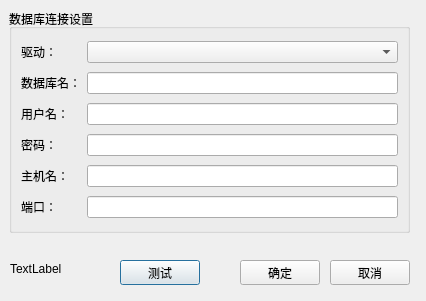
<?xml version="1.0" encoding="UTF-8"?>
<ui version="4.0">
 <class>DBConnectDlg</class>
 <widget class="QDialog" name="DBConnectDlg">
  <property name="geometry">
   <rect>
    <x>0</x>
    <y>0</y>
    <width>426</width>
    <height>301</height>
   </rect>
  </property>
  <property name="windowTitle">
   <string>ConnectionConfig</string>
  </property>
  <property name="modal">
   <bool>true</bool>
  </property>
  <widget class="QGroupBox" name="groupBox">
   <property name="geometry">
    <rect>
     <x>9</x>
     <y>9</y>
     <width>401</width>
     <height>224</height>
    </rect>
   </property>
   <property name="title">
    <string>数据库连接设置</string>
   </property>
   <layout class="QGridLayout" name="gridLayout_2">
    <item row="2" column="1">
     <widget class="QLineEdit" name="ledtUserName"/>
    </item>
    <item row="0" column="0">
     <widget class="QLabel" name="label">
      <property name="text">
       <string>驱动：</string>
      </property>
     </widget>
    </item>
    <item row="3" column="0">
     <widget class="QLabel" name="label_4">
      <property name="text">
       <string>密码：</string>
      </property>
     </widget>
    </item>
    <item row="0" column="1">
     <widget class="QComboBox" name="cbDriverList"/>
    </item>
    <item row="4" column="1">
     <widget class="QLineEdit" name="ledtHostName"/>
    </item>
    <item row="4" column="0">
     <widget class="QLabel" name="label_5">
      <property name="text">
       <string>主机名：</string>
      </property>
     </widget>
    </item>
    <item row="5" column="0">
     <widget class="QLabel" name="label_6">
      <property name="text">
       <string>端口：</string>
      </property>
     </widget>
    </item>
    <item row="3" column="1">
     <widget class="QLineEdit" name="ledtPassword"/>
    </item>
    <item row="2" column="0">
     <widget class="QLabel" name="label_3">
      <property name="text">
       <string>用户名：</string>
      </property>
     </widget>
    </item>
    <item row="1" column="0">
     <widget class="QLabel" name="label_2">
      <property name="text">
       <string>数据库名：</string>
      </property>
     </widget>
    </item>
    <item row="1" column="1">
     <widget class="QLineEdit" name="ledtDatabaseName"/>
    </item>
    <item row="5" column="1">
     <widget class="QLineEdit" name="ledtPort"/>
    </item>
   </layout>
  </widget>
  <widget class="QLabel" name="lblConnectHint">
   <property name="geometry">
    <rect>
     <x>10</x>
     <y>260</y>
     <width>121</width>
     <height>17</height>
    </rect>
   </property>
   <property name="text">
    <string>TextLabel</string>
   </property>
  </widget>
  <widget class="QPushButton" name="btnTestConnection">
   <property name="geometry">
    <rect>
     <x>120</x>
     <y>260</y>
     <width>80</width>
     <height>25</height>
    </rect>
   </property>
   <property name="text">
    <string>测试</string>
   </property>
  </widget>
  <widget class="QPushButton" name="btnAccept">
   <property name="geometry">
    <rect>
     <x>240</x>
     <y>260</y>
     <width>80</width>
     <height>25</height>
    </rect>
   </property>
   <property name="text">
    <string>确定</string>
   </property>
  </widget>
  <widget class="QPushButton" name="btnReject">
   <property name="geometry">
    <rect>
     <x>330</x>
     <y>260</y>
     <width>80</width>
     <height>25</height>
    </rect>
   </property>
   <property name="text">
    <string>取消</string>
   </property>
  </widget>
 </widget>
 <resources/>
 <connections/>
</ui>
